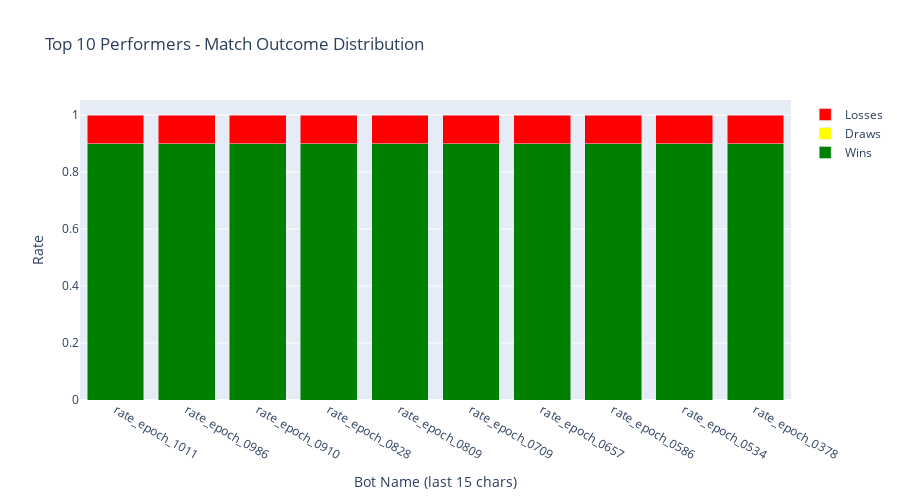

This figure's notebook cell:
### Markdown cell above
## Top Performers Analysis

### Code cell
# Top 10 performers detailed stats
top_10 = standings_df.head(10).copy()
top_10["win_rate"] = top_10["wins"] / top_10["matches_played"]
top_10["draw_rate"] = top_10["draws"] / top_10["matches_played"]
top_10["loss_rate"] = top_10["losses"] / top_10["matches_played"]

fig = go.Figure()

# Stacked bar chart
fig.add_trace(
    go.Bar(
        name="Wins",
        x=top_10["name"].str[-15:],
        y=top_10["win_rate"],
        marker_color="green",
    )
)

fig.add_trace(
    go.Bar(
        name="Draws",
        x=top_10["name"].str[-15:],
        y=top_10["draw_rate"],
        marker_color="yellow",
    )
)

fig.add_trace(
    go.Bar(
        name="Losses",
        x=top_10["name"].str[-15:],
        y=top_10["loss_rate"],
        marker_color="red",
    )
)

fig.update_layout(
    barmode="stack",
    title="Top 10 Performers - Match Outcome Distribution",
    xaxis_title="Bot Name (last 15 chars)",
    yaxis_title="Rate",
    height=500,
)
fig.show()

### Figure 1 — Plotly figure (JSON) as saved in the notebook; plotly's stock layout.template omitted (floating-point values rounded to 4 significant figures)
{"data": [{"marker": {"color": "green"}, "name": "Wins", "type": "bar", "x": ["rate_epoch_1011", "rate_epoch_0986", "rate_epoch_0910", "rate_epoch_0828", "rate_epoch_0809", "rate_epoch_0709", "rate_epoch_0657", "rate_epoch_0586", "rate_epoch_0534", "rate_epoch_0378"], "y": [0.9, 0.9, 0.9, 0.9, 0.9, 0.9, 0.9, 0.9, 0.9, 0.9]}, {"marker": {"color": "yellow"}, "name": "Draws", "type": "bar", "x": ["rate_epoch_1011", "rate_epoch_0986", "rate_epoch_0910", "rate_epoch_0828", "rate_epoch_0809", "rate_epoch_0709", "rate_epoch_0657", "rate_epoch_0586", "rate_epoch_0534", "rate_epoch_0378"], "y": [0.0, 0.0, 0.0, 0.0, 0.0, 0.0, 0.0, 0.0, 0.0, 0.0]}, {"marker": {"color": "red"}, "name": "Losses", "type": "bar", "x": ["rate_epoch_1011", "rate_epoch_0986", "rate_epoch_0910", "rate_epoch_0828", "rate_epoch_0809", "rate_epoch_0709", "rate_epoch_0657", "rate_epoch_0586", "rate_epoch_0534", "rate_epoch_0378"], "y": [0.1, 0.1, 0.1, 0.1, 0.1, 0.1, 0.1, 0.1, 0.1, 0.1]}], "layout": {"barmode": "stack", "height": 500, "title": {"text": "Top 10 Performers - Match Outcome Distribution"}, "xaxis": {"title": {"text": "Bot Name (last 15 chars)"}}, "yaxis": {"title": {"text": "Rate"}}}}
